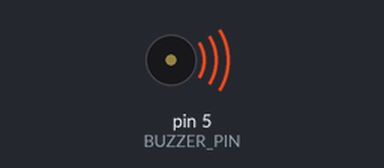
A sketch run on a simulated Arduino Uno, built with avr-gcc and run on an emulated ATmega328P. Parts: buzzer (waves = sounding, pin HIGH). What the sketch prints to the serial monitor is not drawn.

Above: at 0.5 s.
Timing chart, 0 to 4.6 s (numbered marks = the images above):
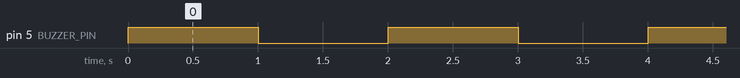

Measured:
- by itself, pin 5 (BUZZER_PIN): alternates HIGH for 1.0 s and LOW for 1.0 s

The sketch:

buzzer_test.ino
```cpp
// Định nghĩa chân tín hiệu của Buzzer
#define BUZZER_PIN 5

void setup() {
  Serial.begin(115200);
  Serial.println("Bat dau test Còi (Buzzer)...");

  // Thiết lập chân GPIO 5 là chân xuất tín hiệu (OUTPUT)
  pinMode(BUZZER_PIN, OUTPUT);

  // Đảm bảo còi tắt khi vừa khởi động
  digitalWrite(BUZZER_PIN, LOW);
}

void loop() {
  // Bật còi
  Serial.println("Buzzer: ON");
  digitalWrite(BUZZER_PIN, HIGH);
  delay(1000); // Kêu trong 1 giây (1000 ms)

  // Tắt còi
  Serial.println("Buzzer: OFF");
  digitalWrite(BUZZER_PIN, LOW);
  delay(1000); // Im lặng trong 1 giây
}
```
